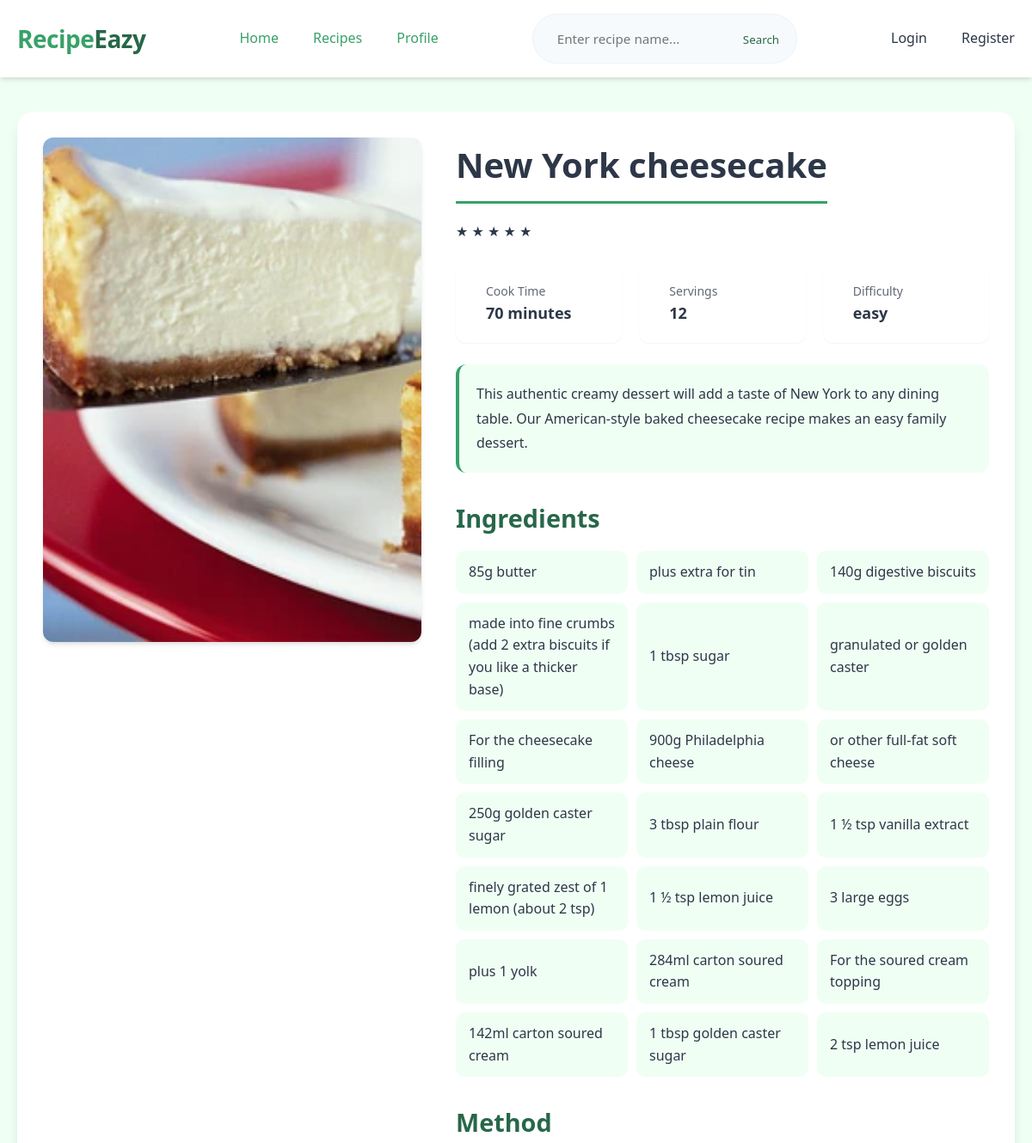
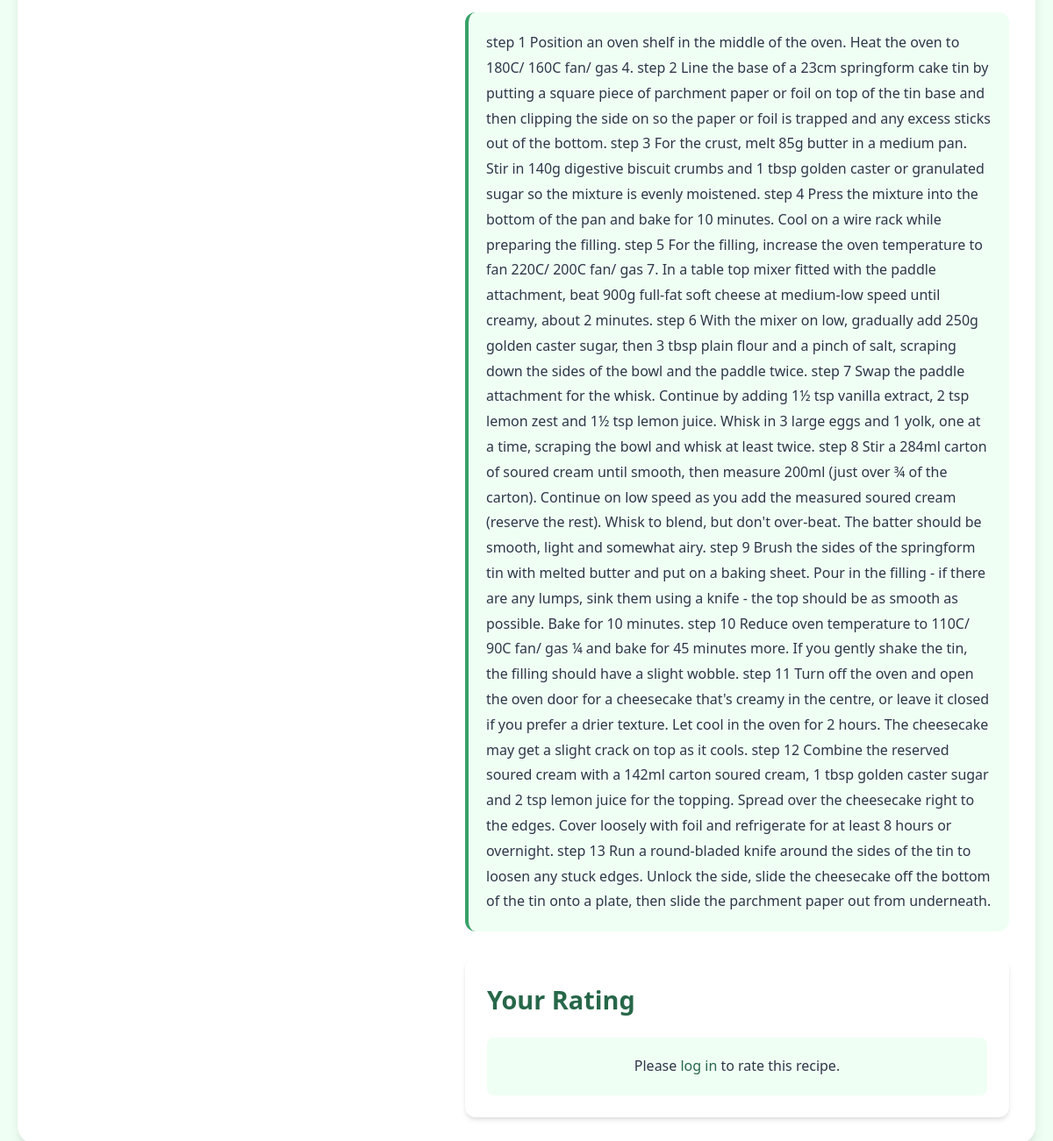
The app's page /recipes/recipe-list/19 with its own data (2 pictures, top to bottom).
### recipes/models.py (models this page shows, shortened)
class Recipe(models.Model):
    title = models.CharField(max_length=30)
    description = models.TextField(default="")
    ingredients = models.TextField(default="", help_text="Separate ingredients with commas.")
    cook_time = models.PositiveIntegerField(help_text="Cooking time in minutes.")
    servings = models.PositiveIntegerField()
    method = models.TextField(default="")
    image = models.ImageField(upload_to="images/")
    cuisine = models.ManyToManyField(Cuisine)
    category = models.ManyToManyField(Category)
    options = {"easy":"easy","medium":"medium","hard":"hard","expert":"expert"}
    difficulty = models.CharField(max_length=250, choices = options, default = "easy")

### recipes/views.py (the view, shortened to what this page needs)
# urls.py: path("recipe-list/<int:id>", views.recipe_detail,name="recipe-detail"),
def recipe_detail(request, id):
    recipe = get_object_or_404(Recipe, id=id)
    ingredients = recipe.ingredients
    ingredients = ingredients.split(", ")
    rating_data = Recipe.objects.filter(id=id).annotate(
        avg_rating=Avg('ratings__value'),
        rating_count=Count('ratings')
    ).values('avg_rating', 'rating_count').first()
    avg_rating = rating_data['avg_rating'] or 0
    rating_count = rating_data['rating_count']
    user_rating = None
    if request.user.is_authenticated:
        user_rating = Rating.objects.filter(recipe=recipe, user=request.user).first()
    avg_rating = round(avg_rating)
    return render(request,"recipes/recipe_detail.html",{
        "recipe":recipe,
        "ingredients":ingredients,
        "avg_rating":avg_rating,
        "user_rating":user_rating,
        "rating_count":rating_count
    })

### recipes/templates/recipes/recipe_detail.html (shortened to what this page needs)
{%load static%}
<!DOCTYPE html>
<html lang="en">
<head>
    <link rel="stylesheet" href="{%static 'css/recipe_detail.css'%}">
</head>
<body>
    <header id="header">
        <div class="container">
            <nav>
                <div class="logo">Recipe<span>Eazy</span></div>
                <div class="nav-links">
                    <a href="{%url 'index'%}" class="active">Home</a>
                    <a href="{%url 'recipe_list'%}" class ="active">Recipes</a>
                    <a href = "{%url 'profile'%}" class="active">Profile</a>
                </div>
                <div class="search-bar">
                    <form action="{% url 'search-recipe' %}" method="get">
                        <input type="text" name="q" placeholder="Enter recipe name..." required>
                        <button type="submit">Search</button>
                    </form>
                </div>
                <div class="nav-links">
                    {%if not user.is_authenticated%}
                    <a href ="{%url 'login'%}">Login</a>
                    <a href="{%url 'register'%}">Register</a>
                    {%endif%}
                </div>
            </nav>
        </div>
    </header>
    <div class="container">
        <div class="recipe-detail">
            <div class="recipe-image-column">
                {% if recipe.image %}
                    <img src="{{ recipe.image.url }}" alt="{{ recipe.title }}" class="recipe-image">
                {% endif %}
            </div>
            <div class="recipe-content-column">
                <h1 class="recipe-title">{{recipe.title}}</h1>
                <br>
                {% with ''|center:5 as stars %}
                {% for _ in stars %}
                    {% if forloop.counter <= avg_rating %}
                        <span class="star filled">★</span>
                    {% elif forloop.counter <= avg_rating|add:0.5 %}
                        <span class="star half-filled">★</span>
                    {% else %}
                        <span class="star empty">☆</span>
                    {% endif %}
                {% endfor %}
                {% endwith %}
                <div class="recipe-quick-info">
                    <div class="info-card">
                        <div class="info-content">
                            <span class="info-label">Cook Time</span>
                            <span class="info-value">{{recipe.cook_time}} minute{{recipe.cook_time|pluralize}}</span>
                        </div>
                    </div>
                    <div class="info-card">
                        <div class="info-content">
                            <span class="info-label">Servings</span>
                            <span class="info-value">{{recipe.servings}}</span>
                        </div>
                    </div>
                    <div class="info-card">
                        <div class="info-content">
                            <span class="info-label">Difficulty</span>
                            <span class="info-value">{{recipe.difficulty}}</span>
                        </div>
                    </div>
                </div>
                <div class="recipe-description">
                    {{recipe.description}}
                </div>
                <div class="recipe-section">
                    <h3 class="section-title">Ingredients</h3>
                    <div class="ingredients-list">
                        {%for ingredient in ingredients%}
                            <div class="ingredient-item">{{ingredient}}</div>
                        {%endfor%}
                    </div>
                </div>
                <div class="recipe-section">
                    <h3 class="section-title">Method</h3>
                    <div class="method-container">{{recipe.method}}</div>
                </div>
                <div class="user-rating-section">
                    <h3>Your Rating</h3>
                    {% if user.is_authenticated %}
                        <form id="rating-form" method="post" action="">
                            {% csrf_token %}
                            <div class="number-rating">
                                <label for="rating">Rate this recipe (1-5):</label>
                                <input type="number" id="rating" name="rating" min="1" max="5" step="1"
                                       value="{% if user_rating %}{{ user_rating.value }}{% endif %}" required>
                            </div>
                            <div class="rating-message" id="rating-message">
                                {% if user_rating %}
                                    You rated this recipe {{ user_rating.value }} star{% if user_rating.value > 1 %}s{% endif %}.
                                {% else %}
                                    Choose a rating between 1 and 5 stars.
                                {% endif %}
                            </div>
                            <button type="submit" class="rating-submit-btn">Submit Rating</button>
                        </form>
                    {% else %}
                        <div class="rating-login-prompt">
                            <p>Please <a href="{% url 'login' %}">log in</a> to rate this recipe.</p>
                        </div>
                    {% endif %}
                </div>
            </div>
        </div>
    </div>
</body>
</html>

### records on screen
Recipe: image (picture), title "New York cheesecake", cook_time "70", servings "12", difficulty "easy", description "This authentic creamy dessert will add a taste of New York to any dining table. Our American-style baked cheesecake recipe makes an easy family dessert.", method "step 1 Position an oven shelf in the middle of the oven. Heat the oven to 180C/ 160C fan/ gas 4. step 2 Line the base of a 23cm springform cake tin by putting a square piece of parchment paper or foil on top of the tin base and then clipping the side on so the paper or foil is trapped and any excess sticks out of the bottom. step 3 For the crust, melt 85g butter in a medium pan. Stir in 140g digestive biscuit crumbs and 1 tbsp golden caster or granulated sugar so the mixture is evenly moistened. step 4 Press the mixture into the bottom of the pan and bake for 10 minutes. Cool on a wire rack while preparing the filling. step 5 For the filling, increase the oven temperature to fan 220C/ 200C…"

### other values on screen
{{ ingredient }} "85g butter" "plus extra for tin" "140g digestive biscuits" "made into fine crumbs (add 2 extra biscuits if you like a thicker base)" "1 tbsp sugar" "granulated or golden caster" "For the cheesecake filling" "900g Philadelphia cheese" "or other full-fat soft cheese" "250g golden caster sugar" "3 tbsp plain flour" "1 ½ tsp vanilla extract" "finely grated zest of 1 lemon (about 2 tsp)" "1 ½ tsp lemon juice" "3 large eggs" "plus 1 yolk" "284ml carton soured cream" "For the soured cream topping" "142ml carton soured cream" "1 tbsp golden caster sugar" "2 tsp lemon juice"
